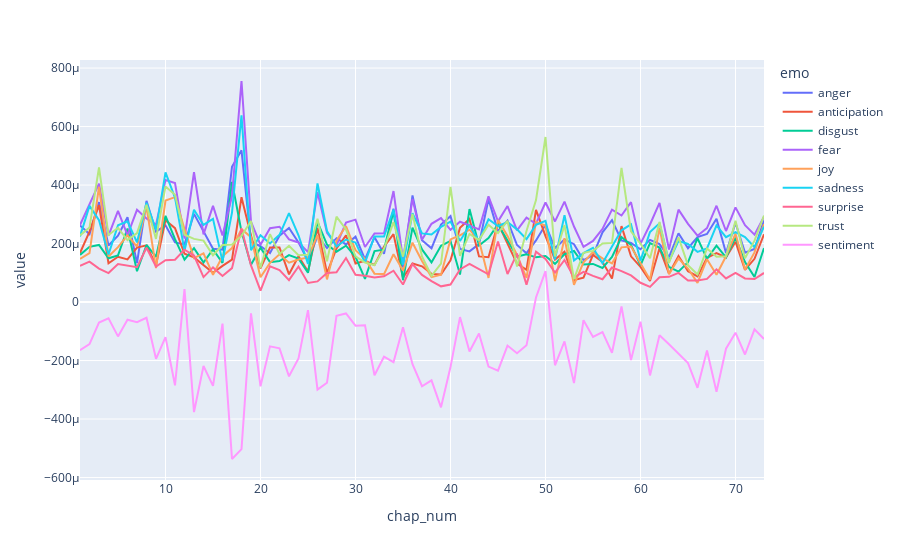

The notebook cell saved with this chart:
### Code cell
px.line(AGOT_chaps_thin, x='chap_num', y='value', color='emo', hover_name = 'POV')

### Figure 1 — Plotly figure (JSON) as saved in the notebook; plotly's stock layout.template omitted (floating-point values rounded to 4 significant figures)
{"data": [{"hovertemplate": "<b>%{hovertext}</b><br><br>emo=anger<br>chap_num=%{x}<br>value=%{y}<extra></extra>", "hovertext": ["prologue", "bran", "catelyn", "daenerys", "eddard", "jon", "catelyn", "arya", "bran", "tyrion", "jon", "daenerys", "eddard", "tyrion", "catelyn", "sansa", "eddard", "bran", "catelyn", "jon", "eddard", "tyrion", "arya", "daenerys", "bran", "eddard", "jon", "eddard", "catelyn", "sansa", "eddard", "tyrion", "arya", "eddard", "catelyn", "eddard", "daenerys", "bran", "tyrion", "eddard", "catelyn", "jon", "tyrion", "eddard", "sansa", "eddard", "daenerys", "eddard", "jon", "eddard", "arya", "sansa", "jon", "bran", "daenerys", "catelyn", "tyrion", "sansa", "eddard", "catelyn", "jon", "daenerys", "tyrion", "catelyn", "daenerys", "arya", "bran", "sansa", "daenerys", "tyrion", "jon", "catelyn", "daenerys"], "legendgroup": "anger", "line": {"color": "#636efa", "dash": "solid"}, "marker": {"symbol": "circle"}, "mode": "lines", "name": "anger", "orientation": "v", "showlegend": true, "type": "scatter", "x": [1, 2, 3, 4, 5, 6, 7, 8, 9, 10, 11, 12, 13, 14, 15, 16, 17, 18, 19, 20, 21, 22, 23, 24, 25, 26, 27, 28, 29, 30, 31, 32, 33, 34, 35, 36, 37, 38, 39, 40, 41, 42, 43, 44, 45, 46, 47, 48, 49, 50, 51, 52, 53, 54, 55, 56, 57, 58, 59, 60, 61, 62, 63, 64, 65, 66, 67, 68, 69, 70, 71, 72, 73], "xaxis": "x", "y": [0.0002619, 0.0002324, 0.0003415, 0.0001931, 0.0002267, 0.0002901, 0.0001329, 0.0003458, 0.0002406, 0.0002622, 0.0002039, 0.000197, 0.0003014, 0.000243, 0.0001819, 0.0001792, 0.0004627, 0.0005186, 0.0002061, 0.0001908, 0.0001676, 0.0002267, 0.0002533, 0.0002039, 0.0001398, 0.000225, 0.0001844, 0.0002184, 0.0001971, 0.0002236, 0.0001462, 0.0002219, 0.0001653, 0.000319, 0.0001186, 0.0003644, 0.0002113, 0.0001838, 0.0002648, 0.0002937, 0.0001814, 0.0001733, 0.0001979, 0.0003515, 0.0002416, 0.0002782, 0.000195, 0.0001669, 0.0002107, 0.0002643, 0.0001849, 0.0002142, 0.0001977, 0.0001432, 0.0001596, 0.0002385, 0.0002804, 0.0002109, 0.0002022, 0.0001804, 0.0002125, 0.000198, 0.0001538, 0.0002352, 0.0001839, 0.0002223, 0.0002326, 0.0002845, 0.0001676, 0.0002704, 0.0001689, 0.0001814, 0.0002792], "yaxis": "y"}, {"hovertemplate": "<b>%{hovertext}</b><br><br>emo=anticipation<br>chap_num=%{x}<br>value=%{y}<extra></extra>", "hovertext": ["prologue", "bran", "catelyn", "daenerys", "eddard", "jon", "catelyn", "arya", "bran", "tyrion", "jon", "daenerys", "eddard", "tyrion", "catelyn", "sansa", "eddard", "bran", "catelyn", "jon", "eddard", "tyrion", "arya", "daenerys", "bran", "eddard", "jon", "eddard", "catelyn", "sansa", "eddard", "tyrion", "arya", "eddard", "catelyn", "eddard", "daenerys", "bran", "tyrion", "eddard", "catelyn", "jon", "tyrion", "eddard", "sansa", "eddard", "daenerys", "eddard", "jon", "eddard", "arya", "sansa", "jon", "bran", "daenerys", "catelyn", "tyrion", "sansa", "eddard", "catelyn", "jon", "daenerys", "tyrion", "catelyn", "daenerys", "arya", "bran", "sansa", "daenerys", "tyrion", "jon", "catelyn", "daenerys"], "legendgroup": "anticipation", "line": {"color": "#EF553B", "dash": "solid"}, "marker": {"symbol": "circle"}, "mode": "lines", "name": "anticipation", "orientation": "v", "showlegend": true, "type": "scatter", "x": [1, 2, 3, 4, 5, 6, 7, 8, 9, 10, 11, 12, 13, 14, 15, 16, 17, 18, 19, 20, 21, 22, 23, 24, 25, 26, 27, 28, 29, 30, 31, 32, 33, 34, 35, 36, 37, 38, 39, 40, 41, 42, 43, 44, 45, 46, 47, 48, 49, 50, 51, 52, 53, 54, 55, 56, 57, 58, 59, 60, 61, 62, 63, 64, 65, 66, 67, 68, 69, 70, 71, 72, 73], "xaxis": "x", "y": [0.0001676, 0.000241, 0.0003314, 0.0001328, 0.0001548, 0.0001458, 0.0001861, 0.0001937, 0.0001261, 0.0002797, 0.0002528, 0.0001649, 0.0001526, 0.0001266, 0.0001001, 0.0001238, 0.0001451, 0.0003585, 0.0002275, 0.000115, 0.0001863, 0.0001866, 9.471e-05, 0.0001565, 0.0001041, 0.0002533, 9.902e-05, 0.000183, 0.0002281, 0.0001315, 0.0001408, 0.0001269, 0.0001897, 0.0002323, 8.309e-05, 0.0001318, 0.0001222, 9.627e-05, 9.433e-05, 0.0001427, 0.0002537, 0.0002841, 0.000156, 0.0001532, 0.0002694, 0.0001998, 0.0001315, 0.0001104, 0.0003149, 0.0002252, 0.0001454, 0.0001718, 7.541e-05, 8.344e-05, 0.0001613, 0.0001375, 8.025e-05, 0.0002596, 0.0001563, 0.00012, 7.213e-05, 0.0001838, 9.726e-05, 0.0001578, 0.0001057, 8.788e-05, 0.0001513, 0.0001675, 0.0001524, 0.0002064, 0.0001099, 0.0001477, 0.0002318], "yaxis": "y"}, {"hovertemplate": "<b>%{hovertext}</b><br><br>emo=disgust<br>chap_num=%{x}<br>value=%{y}<extra></extra>", "hovertext": ["prologue", "bran", "catelyn", "daenerys", "eddard", "jon", "catelyn", "arya", "bran", "tyrion", "jon", "daenerys", "eddard", "tyrion", "catelyn", "sansa", "eddard", "bran", "catelyn", "jon", "eddard", "tyrion", "arya", "daenerys", "bran", "eddard", "jon", "eddard", "catelyn", "sansa", "eddard", "tyrion", "arya", "eddard", "catelyn", "eddard", "daenerys", "bran", "tyrion", "eddard", "catelyn", "jon", "tyrion", "eddard", "sansa", "eddard", "daenerys", "eddard", "jon", "eddard", "arya", "sansa", "jon", "bran", "daenerys", "catelyn", "tyrion", "sansa", "eddard", "catelyn", "jon", "daenerys", "tyrion", "catelyn", "daenerys", "arya", "bran", "sansa", "daenerys", "tyrion", "jon", "catelyn", "daenerys"], "legendgroup": "disgust", "line": {"color": "#00cc96", "dash": "solid"}, "marker": {"symbol": "circle"}, "mode": "lines", "name": "disgust", "orientation": "v", "showlegend": true, "type": "scatter", "x": [1, 2, 3, 4, 5, 6, 7, 8, 9, 10, 11, 12, 13, 14, 15, 16, 17, 18, 19, 20, 21, 22, 23, 24, 25, 26, 27, 28, 29, 30, 31, 32, 33, 34, 35, 36, 37, 38, 39, 40, 41, 42, 43, 44, 45, 46, 47, 48, 49, 50, 51, 52, 53, 54, 55, 56, 57, 58, 59, 60, 61, 62, 63, 64, 65, 66, 67, 68, 69, 70, 71, 72, 73], "xaxis": "x", "y": [0.0001613, 0.0001887, 0.0001951, 0.0001498, 0.0001597, 0.0002514, 0.0001052, 0.0001951, 0.0001547, 0.0002949, 0.0002151, 0.0001452, 0.0001845, 0.0001353, 0.0001802, 0.0001337, 0.0004109, 0.0002408, 0.0001274, 0.0001859, 0.0001363, 0.0001403, 0.0001605, 0.0001486, 9.997e-05, 0.0002739, 0.0001966, 0.0001721, 0.0001926, 0.0001549, 7.917e-05, 0.0001741, 0.0001791, 0.0003112, 7.459e-05, 0.0002547, 0.0001801, 0.0001356, 0.0001923, 0.000209, 9.418e-05, 0.0003178, 0.0001935, 0.0002189, 0.0002657, 0.0002117, 0.0001555, 0.000163, 0.0001529, 0.0001575, 0.0001305, 0.0001635, 0.0001747, 0.0001282, 0.0001304, 0.0001164, 0.000154, 0.0002224, 0.0001954, 0.0001254, 0.0002014, 0.0001866, 0.0001201, 0.0001039, 0.0001361, 0.0002182, 0.0001478, 0.0001929, 0.0001523, 0.0002204, 0.0001369, 8.559e-05, 0.0001842], "yaxis": "y"}, {"hovertemplate": "<b>%{hovertext}</b><br><br>emo=fear<br>chap_num=%{x}<br>value=%{y}<extra></extra>", "hovertext": ["prologue", "bran", "catelyn", "daenerys", "eddard", "jon", "catelyn", "arya", "bran", "tyrion", "jon", "daenerys", "eddard", "tyrion", "catelyn", "sansa", "eddard", "bran", "catelyn", "jon", "eddard", "tyrion", "arya", "daenerys", "bran", "eddard", "jon", "eddard", "catelyn", "sansa", "eddard", "tyrion", "arya", "eddard", "catelyn", "eddard", "daenerys", "bran", "tyrion", "eddard", "catelyn", "jon", "tyrion", "eddard", "sansa", "eddard", "daenerys", "eddard", "jon", "eddard", "arya", "sansa", "jon", "bran", "daenerys", "catelyn", "tyrion", "sansa", "eddard", "catelyn", "jon", "daenerys", "tyrion", "catelyn", "daenerys", "arya", "bran", "sansa", "daenerys", "tyrion", "jon", "catelyn", "daenerys"], "legendgroup": "fear", "line": {"color": "#ab63fa", "dash": "solid"}, "marker": {"symbol": "circle"}, "mode": "lines", "name": "fear", "orientation": "v", "showlegend": true, "type": "scatter", "x": [1, 2, 3, 4, 5, 6, 7, 8, 9, 10, 11, 12, 13, 14, 15, 16, 17, 18, 19, 20, 21, 22, 23, 24, 25, 26, 27, 28, 29, 30, 31, 32, 33, 34, 35, 36, 37, 38, 39, 40, 41, 42, 43, 44, 45, 46, 47, 48, 49, 50, 51, 52, 53, 54, 55, 56, 57, 58, 59, 60, 61, 62, 63, 64, 65, 66, 67, 68, 69, 70, 71, 72, 73], "xaxis": "x", "y": [0.0002635, 0.0003316, 0.000405, 0.0002268, 0.0003118, 0.000229, 0.0003153, 0.0002859, 0.000264, 0.0004171, 0.0004069, 0.0002169, 0.0004444, 0.0002313, 0.000329, 0.0002274, 0.0003622, 0.0007558, 0.0002748, 0.0001956, 0.0002527, 0.0002574, 0.000214, 0.0002038, 0.0001707, 0.0003753, 0.000237, 0.0001943, 0.0002717, 0.0002817, 0.0001883, 0.0002346, 0.0002348, 0.0003795, 0.0001457, 0.0003528, 0.0002128, 0.0002675, 0.0002869, 0.0002468, 0.0002746, 0.0002619, 0.0002486, 0.0003613, 0.0002757, 0.0003283, 0.0002448, 0.0002885, 0.0002678, 0.0003403, 0.0002756, 0.0003436, 0.0002582, 0.0001889, 0.0002092, 0.0002502, 0.000316, 0.0002959, 0.0003416, 0.0001987, 0.0002652, 0.000339, 0.0001798, 0.0003159, 0.0002672, 0.0002269, 0.000253, 0.0003293, 0.0002428, 0.0003237, 0.0002627, 0.0002303, 0.0002919], "yaxis": "y"}, {"hovertemplate": "<b>%{hovertext}</b><br><br>emo=joy<br>chap_num=%{x}<br>value=%{y}<extra></extra>", "hovertext": ["prologue", "bran", "catelyn", "daenerys", "eddard", "jon", "catelyn", "arya", "bran", "tyrion", "jon", "daenerys", "eddard", "tyrion", "catelyn", "sansa", "eddard", "bran", "catelyn", "jon", "eddard", "tyrion", "arya", "daenerys", "bran", "eddard", "jon", "eddard", "catelyn", "sansa", "eddard", "tyrion", "arya", "eddard", "catelyn", "eddard", "daenerys", "bran", "tyrion", "eddard", "catelyn", "jon", "tyrion", "eddard", "sansa", "eddard", "daenerys", "eddard", "jon", "eddard", "arya", "sansa", "jon", "bran", "daenerys", "catelyn", "tyrion", "sansa", "eddard", "catelyn", "jon", "daenerys", "tyrion", "catelyn", "daenerys", "arya", "bran", "sansa", "daenerys", "tyrion", "jon", "catelyn", "daenerys"], "legendgroup": "joy", "line": {"color": "#FFA15A", "dash": "solid"}, "marker": {"symbol": "circle"}, "mode": "lines", "name": "joy", "orientation": "v", "showlegend": true, "type": "scatter", "x": [1, 2, 3, 4, 5, 6, 7, 8, 9, 10, 11, 12, 13, 14, 15, 16, 17, 18, 19, 20, 21, 22, 23, 24, 25, 26, 27, 28, 29, 30, 31, 32, 33, 34, 35, 36, 37, 38, 39, 40, 41, 42, 43, 44, 45, 46, 47, 48, 49, 50, 51, 52, 53, 54, 55, 56, 57, 58, 59, 60, 61, 62, 63, 64, 65, 66, 67, 68, 69, 70, 71, 72, 73], "xaxis": "x", "y": [0.0001478, 0.0001669, 0.0003942, 0.0001558, 0.0001877, 0.000228, 0.0001897, 0.0003255, 0.0001157, 0.0003468, 0.0003586, 0.0002495, 0.0001504, 0.0001664, 9.285e-05, 0.0001567, 0.0001845, 0.0002491, 0.0002219, 8.472e-05, 0.000134, 0.0001631, 0.0001345, 0.0001453, 0.0001524, 0.0002289, 7.74e-05, 0.0002096, 0.0002598, 0.0001775, 0.0001478, 9.703e-05, 9.554e-05, 0.0001635, 0.0001075, 0.000203, 0.0001407, 8.512e-05, 9.337e-05, 0.0002142, 0.0002283, 0.0002475, 0.0002104, 8.244e-05, 0.0002808, 0.0002261, 0.0001614, 8.284e-05, 0.0002741, 0.0002607, 7.16e-05, 0.0002181, 5.86e-05, 0.0001356, 0.0001708, 0.0001493, 0.0001323, 0.000187, 0.0001901, 0.0001351, 7.662e-05, 0.0002529, 9.514e-05, 0.0001493, 0.0001147, 6.557e-05, 0.0001465, 9.35e-05, 0.0001564, 0.0002341, 0.0001112, 0.0001698, 0.0002669], "yaxis": "y"}, {"hovertemplate": "<b>%{hovertext}</b><br><br>emo=sadness<br>chap_num=%{x}<br>value=%{y}<extra></extra>", "hovertext": ["prologue", "bran", "catelyn", "daenerys", "eddard", "jon", "catelyn", "arya", "bran", "tyrion", "jon", "daenerys", "eddard", "tyrion", "catelyn", "sansa", "eddard", "bran", "catelyn", "jon", "eddard", "tyrion", "arya", "daenerys", "bran", "eddard", "jon", "eddard", "catelyn", "sansa", "eddard", "tyrion", "arya", "eddard", "catelyn", "eddard", "daenerys", "bran", "tyrion", "eddard", "catelyn", "jon", "tyrion", "eddard", "sansa", "eddard", "daenerys", "eddard", "jon", "eddard", "arya", "sansa", "jon", "bran", "daenerys", "catelyn", "tyrion", "sansa", "eddard", "catelyn", "jon", "daenerys", "tyrion", "catelyn", "daenerys", "arya", "bran", "sansa", "daenerys", "tyrion", "jon", "catelyn", "daenerys"], "legendgroup": "sadness", "line": {"color": "#19d3f3", "dash": "solid"}, "marker": {"symbol": "circle"}, "mode": "lines", "name": "sadness", "orientation": "v", "showlegend": true, "type": "scatter", "x": [1, 2, 3, 4, 5, 6, 7, 8, 9, 10, 11, 12, 13, 14, 15, 16, 17, 18, 19, 20, 21, 22, 23, 24, 25, 26, 27, 28, 29, 30, 31, 32, 33, 34, 35, 36, 37, 38, 39, 40, 41, 42, 43, 44, 45, 46, 47, 48, 49, 50, 51, 52, 53, 54, 55, 56, 57, 58, 59, 60, 61, 62, 63, 64, 65, 66, 67, 68, 69, 70, 71, 72, 73], "xaxis": "x", "y": [0.0002241, 0.0003288, 0.0002799, 0.0001625, 0.0002626, 0.0002759, 0.000204, 0.0003394, 0.0002465, 0.0004433, 0.0003568, 0.0001754, 0.0003155, 0.0002637, 0.0002844, 0.000139, 0.0003058, 0.0006382, 0.0001769, 0.0002286, 0.0002002, 0.0002299, 0.000304, 0.0002283, 0.0001303, 0.0004054, 0.0002427, 0.0001901, 0.0002137, 0.000203, 0.0001348, 0.0002245, 0.0002241, 0.0003162, 0.0001277, 0.0003034, 0.0002348, 0.0002308, 0.0002571, 0.0002751, 0.000209, 0.0002614, 0.0002079, 0.0002832, 0.0002599, 0.0002736, 0.0002486, 0.0002152, 0.0002637, 0.0002775, 0.0001458, 0.0002965, 0.0001418, 0.0001671, 0.0001854, 0.0001326, 0.0001898, 0.0002452, 0.0002654, 0.0001418, 0.0002396, 0.0002692, 0.000139, 0.0002085, 0.0001987, 0.0001716, 0.0001834, 0.0002618, 0.0002217, 0.0002394, 0.0002218, 0.0001874, 0.0002578], "yaxis": "y"}, {"hovertemplate": "<b>%{hovertext}</b><br><br>emo=surprise<br>chap_num=%{x}<br>value=%{y}<extra></extra>", "hovertext": ["prologue", "bran", "catelyn", "daenerys", "eddard", "jon", "catelyn", "arya", "bran", "tyrion", "jon", "daenerys", "eddard", "tyrion", "catelyn", "sansa", "eddard", "bran", "catelyn", "jon", "eddard", "tyrion", "arya", "daenerys", "bran", "eddard", "jon", "eddard", "catelyn", "sansa", "eddard", "tyrion", "arya", "eddard", "catelyn", "eddard", "daenerys", "bran", "tyrion", "eddard", "catelyn", "jon", "tyrion", "eddard", "sansa", "eddard", "daenerys", "eddard", "jon", "eddard", "arya", "sansa", "jon", "bran", "daenerys", "catelyn", "tyrion", "sansa", "eddard", "catelyn", "jon", "daenerys", "tyrion", "catelyn", "daenerys", "arya", "bran", "sansa", "daenerys", "tyrion", "jon", "catelyn", "daenerys"], "legendgroup": "surprise", "line": {"color": "#FF6692", "dash": "solid"}, "marker": {"symbol": "circle"}, "mode": "lines", "name": "surprise", "orientation": "v", "showlegend": true, "type": "scatter", "x": [1, 2, 3, 4, 5, 6, 7, 8, 9, 10, 11, 12, 13, 14, 15, 16, 17, 18, 19, 20, 21, 22, 23, 24, 25, 26, 27, 28, 29, 30, 31, 32, 33, 34, 35, 36, 37, 38, 39, 40, 41, 42, 43, 44, 45, 46, 47, 48, 49, 50, 51, 52, 53, 54, 55, 56, 57, 58, 59, 60, 61, 62, 63, 64, 65, 66, 67, 68, 69, 70, 71, 72, 73], "xaxis": "x", "y": [0.0001234, 0.0001384, 0.0001143, 9.913e-05, 0.0001301, 0.0001247, 0.0001194, 0.0001857, 0.0001211, 0.0001428, 0.0001449, 0.000179, 0.000159, 8.528e-05, 0.0001185, 8.907e-05, 0.000116, 0.0002514, 0.0001253, 3.919e-05, 0.0001224, 0.0001091, 7.493e-05, 0.0001213, 6.513e-05, 7.05e-05, 9.935e-05, 0.0001016, 0.0001504, 9.328e-05, 9.026e-05, 8.41e-05, 8.802e-05, 0.0001071, 6.007e-05, 0.0001295, 9.267e-05, 7.158e-05, 5.365e-05, 5.973e-05, 0.0001112, 0.0001302, 0.0001113, 9.46e-05, 0.0002068, 9.559e-05, 0.0001656, 5.952e-05, 0.000172, 0.0001472, 0.0001006, 0.0001438, 8.426e-05, 0.0001034, 8.96e-05, 7.802e-05, 0.000118, 0.0001059, 9.091e-05, 6.586e-05, 5.175e-05, 8.479e-05, 8.617e-05, 9.962e-05, 7.364e-05, 7.404e-05, 7.912e-05, 0.0001118, 8.067e-05, 9.979e-05, 8.067e-05, 7.884e-05, 9.942e-05], "yaxis": "y"}, {"hovertemplate": "<b>%{hovertext}</b><br><br>emo=trust<br>chap_num=%{x}<br>value=%{y}<extra></extra>", "hovertext": ["prologue", "bran", "catelyn", "daenerys", "eddard", "jon", "catelyn", "arya", "bran", "tyrion", "jon", "daenerys", "eddard", "tyrion", "catelyn", "sansa", "eddard", "bran", "catelyn", "jon", "eddard", "tyrion", "arya", "daenerys", "bran", "eddard", "jon", "eddard", "catelyn", "sansa", "eddard", "tyrion", "arya", "eddard", "catelyn", "eddard", "daenerys", "bran", "tyrion", "eddard", "catelyn", "jon", "tyrion", "eddard", "sansa", "eddard", "daenerys", "eddard", "jon", "eddard", "arya", "sansa", "jon", "bran", "daenerys", "catelyn", "tyrion", "sansa", "eddard", "catelyn", "jon", "daenerys", "tyrion", "catelyn", "daenerys", "arya", "bran", "sansa", "daenerys", "tyrion", "jon", "catelyn", "daenerys"], "legendgroup": "trust", "line": {"color": "#B6E880", "dash": "solid"}, "marker": {"symbol": "circle"}, "mode": "lines", "name": "trust", "orientation": "v", "showlegend": true, "type": "scatter", "x": [1, 2, 3, 4, 5, 6, 7, 8, 9, 10, 11, 12, 13, 14, 15, 16, 17, 18, 19, 20, 21, 22, 23, 24, 25, 26, 27, 28, 29, 30, 31, 32, 33, 34, 35, 36, 37, 38, 39, 40, 41, 42, 43, 44, 45, 46, 47, 48, 49, 50, 51, 52, 53, 54, 55, 56, 57, 58, 59, 60, 61, 62, 63, 64, 65, 66, 67, 68, 69, 70, 71, 72, 73], "xaxis": "x", "y": [0.0002279, 0.0002546, 0.00046, 0.0002293, 0.0002538, 0.0002117, 0.0002356, 0.0003327, 0.000216, 0.0003954, 0.0003669, 0.0002301, 0.0002159, 0.00021, 0.0001599, 0.0001948, 0.0001966, 0.0002261, 0.0002773, 0.000117, 0.0002324, 0.0001639, 0.0001924, 0.00016, 0.000162, 0.0002846, 0.0001396, 0.0002919, 0.0002483, 0.0001564, 0.0001346, 0.0001264, 0.0001821, 0.0002734, 0.0001552, 0.0003015, 0.0001562, 8.975e-05, 0.0001312, 0.0003934, 0.0001583, 0.0002331, 0.0002122, 0.0002646, 0.0002358, 0.0002779, 0.0001216, 0.000243, 0.0003488, 0.0005644, 0.0001557, 0.0002632, 7.843e-05, 0.0001683, 0.000175, 0.0002001, 0.0002023, 0.0004584, 0.0002418, 0.0001995, 0.0001498, 0.0002735, 0.0001337, 0.0002212, 0.000126, 9.41e-05, 0.0001833, 0.0001548, 0.0001566, 0.0002776, 0.0001494, 0.0002099, 0.0002959], "yaxis": "y"}, {"hovertemplate": "<b>%{hovertext}</b><br><br>emo=sentiment<br>chap_num=%{x}<br>value=%{y}<extra></extra>", "hovertext": ["prologue", "bran", "catelyn", "daenerys", "eddard", "jon", "catelyn", "arya", "bran", "tyrion", "jon", "daenerys", "eddard", "tyrion", "catelyn", "sansa", "eddard", "bran", "catelyn", "jon", "eddard", "tyrion", "arya", "daenerys", "bran", "eddard", "jon", "eddard", "catelyn", "sansa", "eddard", "tyrion", "arya", "eddard", "catelyn", "eddard", "daenerys", "bran", "tyrion", "eddard", "catelyn", "jon", "tyrion", "eddard", "sansa", "eddard", "daenerys", "eddard", "jon", "eddard", "arya", "sansa", "jon", "bran", "daenerys", "catelyn", "tyrion", "sansa", "eddard", "catelyn", "jon", "daenerys", "tyrion", "catelyn", "daenerys", "arya", "bran", "sansa", "daenerys", "tyrion", "jon", "catelyn", "daenerys"], "legendgroup": "sentiment", "line": {"color": "#FF97FF", "dash": "solid"}, "marker": {"symbol": "circle"}, "mode": "lines", "name": "sentiment", "orientation": "v", "showlegend": true, "type": "scatter", "x": [1, 2, 3, 4, 5, 6, 7, 8, 9, 10, 11, 12, 13, 14, 15, 16, 17, 18, 19, 20, 21, 22, 23, 24, 25, 26, 27, 28, 29, 30, 31, 32, 33, 34, 35, 36, 37, 38, 39, 40, 41, 42, 43, 44, 45, 46, 47, 48, 49, 50, 51, 52, 53, 54, 55, 56, 57, 58, 59, 60, 61, 62, 63, 64, 65, 66, 67, 68, 69, 70, 71, 72, 73], "xaxis": "x", "y": [-0.0001644, -0.0001436, -7.026e-05, -5.594e-05, -0.0001174, -6.059e-05, -6.894e-05, -5.368e-05, -0.000194, -0.0001198, -0.0002846, 4.407e-05, -0.0003762, -0.0002187, -0.0002868, -7.368e-05, -0.0005367, -0.0005028, -3.876e-05, -0.0002881, -0.0001513, -0.0001582, -0.0002539, -0.0001928, -2.776e-05, -0.0002995, -0.0002761, -4.711e-05, -3.899e-05, -8.081e-05, -7.924e-05, -0.0002505, -0.000187, -0.0002057, -8.617e-05, -0.0002125, -0.000288, -0.0002677, -0.0003599, -0.0002221, -5.157e-05, -0.000169, -0.0001073, -0.0002208, -0.0002343, -0.0001488, -0.0001749, -0.000148, 1.562e-05, 0.0001058, -0.0002162, -0.0001348, -0.0002772, -6.209e-05, -0.0001193, -0.0001025, -0.0001732, -1.522e-05, -0.0001986, -6.715e-05, -0.000251, -0.0001134, -0.0001445, -0.0001766, -0.0002089, -0.0002933, -0.0001655, -0.0003069, -0.0001596, -0.0001048, -0.0001794, -9.354e-05, -0.0001261], "yaxis": "y"}], "layout": {"autosize": true, "legend": {"title": {"text": "emo"}, "tracegroupgap": 0}, "margin": {"t": 60}, "xaxis": {"anchor": "y", "autorange": true, "domain": [0, 1], "range": [1, 73], "title": {"text": "chap_num"}, "type": "linear"}, "yaxis": {"anchor": "x", "autorange": true, "domain": [0, 1], "range": [-0.0006085, 0.0008276], "title": {"text": "value"}, "type": "linear"}}}
